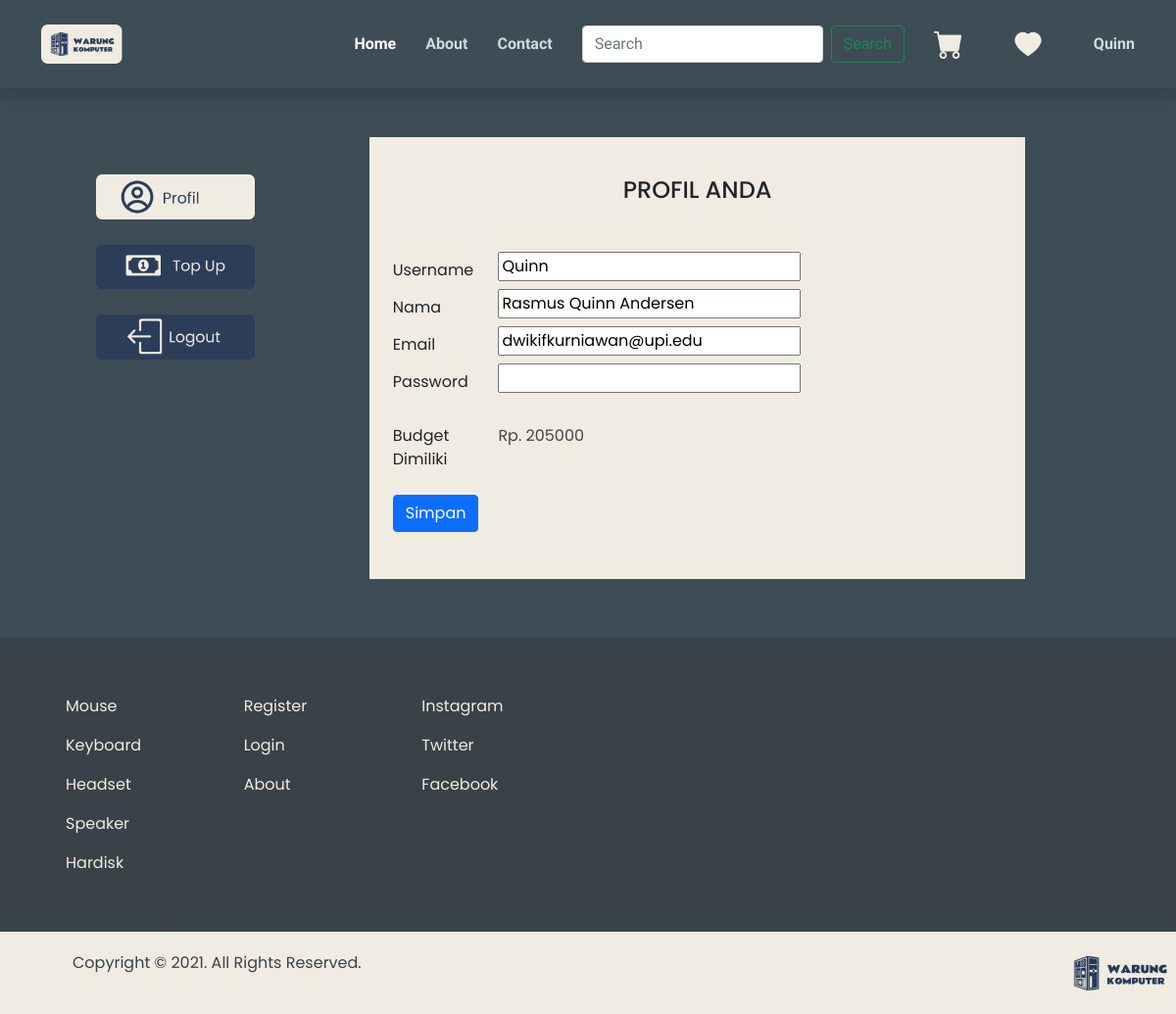
The page /profil.php (signed in) on the database as committed earlier.
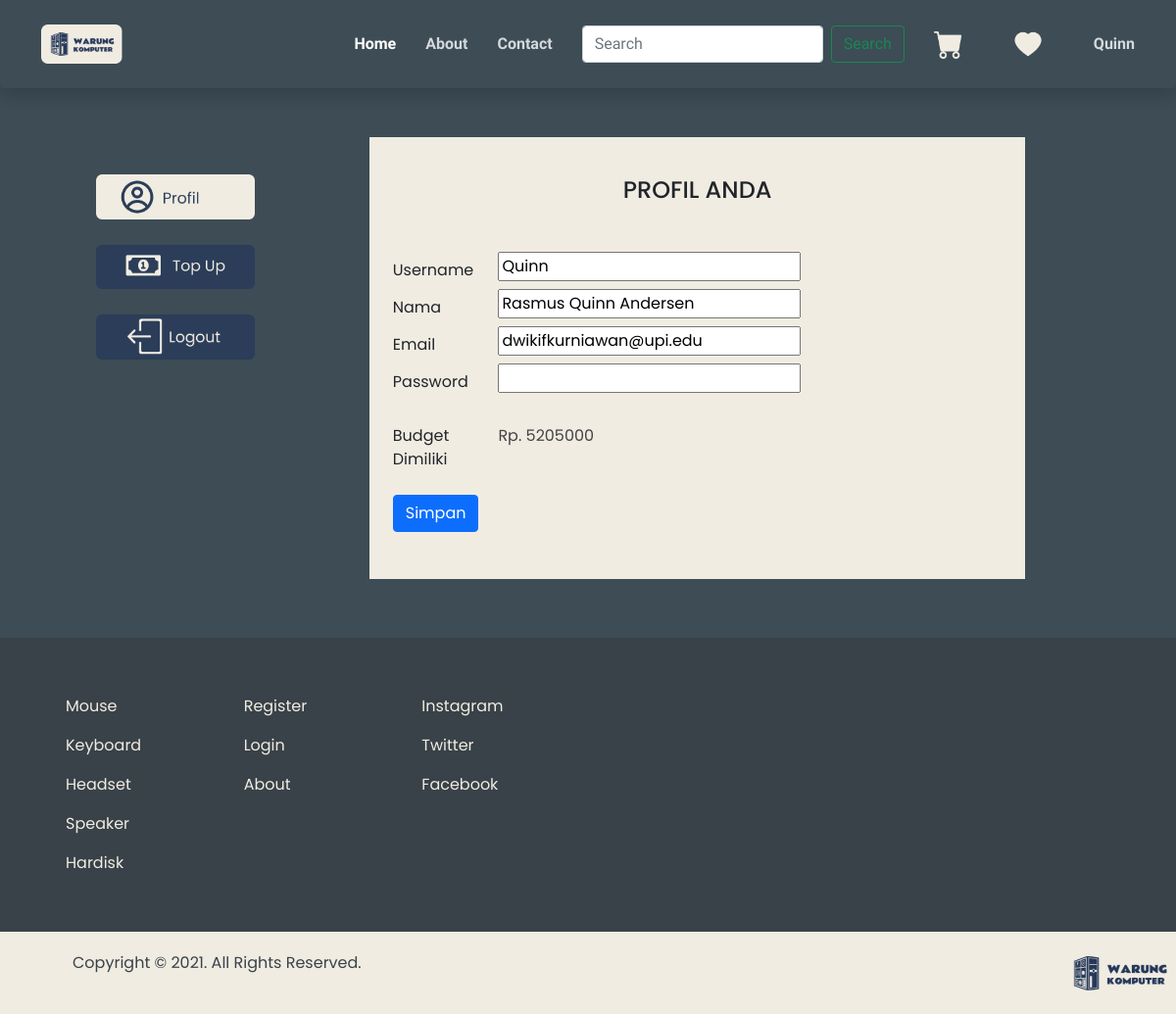
The same page on the database as committed later.
### tables this page shows
CREATE TABLE `user` (
  `id` int(11) NOT NULL,
  `email` varchar(255) NOT NULL,
  `nama` varchar(255) NOT NULL,
  `username` varchar(255) NOT NULL,
  `password` varchar(255) NOT NULL,
  `status_admin` int(11) NOT NULL,
  `wallet` int(15) NOT NULL
);

### conf.php (called while the page is built)
<?php
$db_host = "localhost";
$db_user = "root";
$db_password = "";
$db_name = "tubes_rpl";
?>

### includes/DB.class.php (called while the page is built, shortened)
<?php
class DB{
	var $db_host = '';
	var $db_user = '';
	var $db_password = '';
	var $db_name = '';
	var $db_link = '';
	var $result = 0;
	function DB($db_host='', $db_user='', $db_password='', $db_name=''){
		$this->db_host = $db_host;
		$this->db_user = $db_user;
		$this->db_password = $db_password;
		$this->db_name = $db_name;
	}
	function open(){
		$this->db_link = mysqli_connect($this->db_host, $this->db_user, $this->db_password, $this->db_name);
	}
	function execute($query=""){
		$this->result = mysqli_query($this->db_link, $query);
		return $this->result;
	}
	function getResult(){
		return mysqli_fetch_array($this->result);
	}
}
 ?>

### includes/User.class.php (called while the page is built, shortened)
<?php
class User extends DB{
	function getUserProfil($id){
		$query = "SELECT * FROM user WHERE id=$id";
		return $this->execute($query);
	}
}
?>

### profil.php (the view, shortened to what this page needs)
<?php
include("conf.php");
include("includes/DB.class.php");
include("includes/User.class.php");
$ouser = new User($db_host, $db_user, $db_password, $db_name);
$ouser->open();
$data = null;
if(isset($_SESSION['id'])){
    $data .= '<a class="nav-link scrollto" href="profil.php">
    ' . $_SESSION['uname'] . '
    </a>';
}
else{
    $data .= '<a class="nav-link scrollto" href="login.php"><img src="templates/img/login.png" alt="" width="60%" height="60%"></a>';
    echo("<script>
					alert('Anda belum Login!');
					window.location.href = 'login.php';
					</script>");
}
$ouser->getUserProfil($_SESSION['id']);
list($id, $email, $nama, $username, $password, $status, $wallet) = $ouser->getResult();
$dataprofil = null;
$dataprofil .=
'<form action="updateprofil.php" method="POST">
<div class="form-group row">
    <label for="usname" class="col-sm-2 col-form-label">Username</label>
    <div class="col-sm-10">
        <input type="text" style="width: 60%; class="form-control" id="usname" name="uname" value="'.$username.'">
    </div>
</div>
<div class="form-group row">
    <label for="name" class="col-sm-2 col-form-label">Nama</label>
    <div class="col-sm-10">
        <input type="text" style="width: 60%; class="form-control" id="name" name="fullname" value="'.$nama.'">
    </div>
</div>
<div class="form-group row">
    <label for="exampleInputEmail1" class="col-sm-2 col-form-label">Email</label>
    <div class="col-sm-10">
        <input type="email" style="width: 60%; class="form-control" id="exampleInputEmail1" name="email" value="'.$email.'">
    </div>
</div>
<div class="form-group row">
    <label for="exampleInputPassword1" class="col-sm-2 col-form-label">Password</label>
    <div class="col-sm-10">
        <input type="password" style="width: 60%; class="form-control" id="exampleInputPassword1" name="pwd1">
    </div>
</div>
<br>
<div class="row">
    <label for="budget" class="col-sm-2">Budget Dimiliki</label>
    <div class="col-sm-10">
        <p style="text-align: left;">Rp. '.$wallet.'</p>
    </div>
</div>
<br>
<button type="submit" class="btn btn-primary" name="update">Simpan</button>
</form>
<br>
<br>';

Rows that differ between the two databases and show on the page:
changed user "Quinn": wallet "205000" → "5205000"
